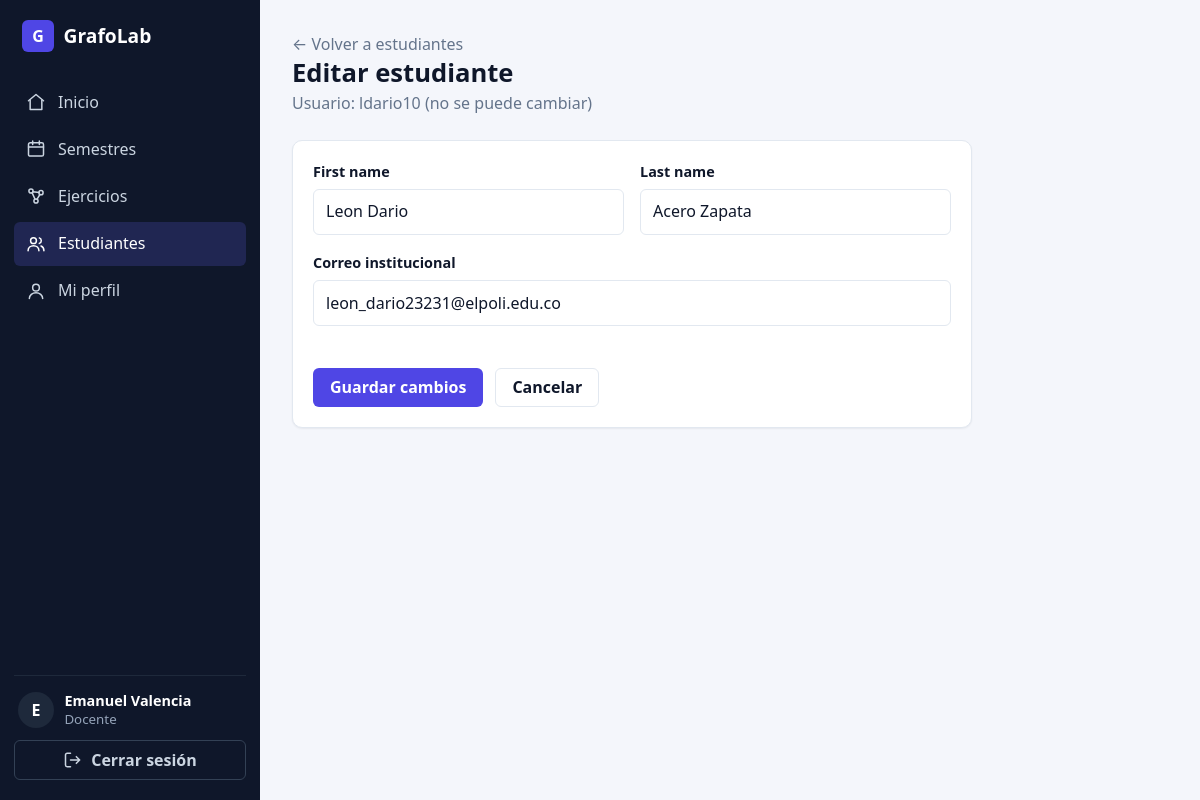
/users/students/4/edit/ (signed in), run on the app's committed database.
### apps/users/models.py (models this page shows, shortened)
class User(AbstractUser):
    class Role(models.TextChoices):
        ADMIN = "admin", "Administrador (docente)"
        STUDENT = "student", "Estudiante"
    role = models.CharField(max_length=10, choices=Role.choices, default=Role.STUDENT, db_column='id_role')
    @property
    def is_teacher(self):
        return self.role == self.Role.ADMIN

### apps/users/views.py (the view, shortened to what this page needs)
# urls.py: path("students/<int:pk>/edit/", views.StudentUpdateView.as_view(), name="student_update"),
class StudentUpdateView(StudentQuerysetMixin, UpdateView):
    form_class = ProfileForm
    template_name = "users/student_update.html"
    context_object_name = "student"
    success_url = reverse_lazy("users:student_list")

### apps/users/forms.py
class ProfileForm(InstitutionalEmailMixin, forms.ModelForm):
    email = forms.EmailField(required=True, label="Correo institucional")
    class Meta:
        model = User
        fields = ("first_name", "last_name", "email")

### apps/users/mixins.py (called while the page is built)
    def test_func(self):
        return self.request.user.is_teacher

### apps/users/views.py (called while the page is built)
    def get_queryset(self):
        return (User.objects.filter(role=User.Role.STUDENT).order_by("last_name", "first_name", "username"))

### apps/users/templates/users/student_update.html (shortened to what this page needs)
{% extends 'base.html' %}
{% block content %}
<div class="page-header">
  <div>
    <a href="{% url 'users:student_list' %}" class="text-muted">&larr; Volver a estudiantes</a>
    <h1 class="page-title">Editar estudiante</h1>
    <p class="page-subtitle">Usuario: {{ student.username }} (no se puede cambiar)</p>
  </div>
</div>
<div class="card card-narrow">
  <form method="post" class="form" novalidate>
    <div class="form-grid">
      {% include 'partials/form_field.html' with field=form.first_name %}
      {% include 'partials/form_field.html' with field=form.last_name %}
      {% include 'partials/form_field.html' with field=form.email full=True %}
    </div>
    <div class="form-actions">
      <button type="submit" class="btn btn-primary">Guardar cambios</button>
      <a href="{% url 'users:student_list' %}" class="btn btn-secondary">Cancelar</a>
    </div>
  </form>
</div>
{% endblock %}

### templates/partials/sidebar.html (shortened to what this page needs)
{% with ns=request.resolver_match.namespace|default:'' name=request.resolver_match.url_name|default:'' %}
<aside class="sidebar" id="sidebar" aria-label="Navegación principal">
  <a class="sidebar-brand" href="{% url 'core:dashboard' %}">
    <span class="brand-mark">G</span>
    <span>GrafoLab</span>
  </a>
  <nav class="sidebar-nav">
    <a href="{% url 'core:dashboard' %}"
       class="nav-link{% if ns == 'core' and name == 'dashboard' %} active{% endif %}">
      <svg class="icon" viewBox="0 0 24 24" aria-hidden="true"><path d="M3 10.5 12 3l9 7.5"/><path d="M5 9.5V21h14V9.5"/></svg>
      Inicio
    </a>
    {% if user.is_teacher %}
      <a href="{% url 'core:semester_list' %}"
         class="nav-link{% if ns == 'core' and 'semester' in name %} active{% endif %}">
        <svg class="icon" viewBox="0 0 24 24" aria-hidden="true"><rect x="3" y="4.5" width="18" height="16" rx="2"/><path d="M3 9.5h18M8 2.5v4M16 2.5v4"/></svg>
        Semestres
      </a>
      <a href="{% url 'modules:manage_list' %}"
         class="nav-link{% if ns == 'modules' and 'manage' in name %} active{% endif %}">
        <svg class="icon" viewBox="0 0 24 24" aria-hidden="true"><circle cx="6" cy="6" r="2.5"/><circle cx="18" cy="8" r="2.5"/><circle cx="12" cy="18" r="2.5"/><path d="M8.2 7l7.6.7M7.4 8.2l3.4 7.6M16.7 10.2l-3.6 5.9"/></svg>
        Ejercicios
      </a>
      <a href="{% url 'users:student_list' %}"
         class="nav-link{% if ns == 'users' and 'student' in name %} active{% endif %}">
        <svg class="icon" viewBox="0 0 24 24" aria-hidden="true"><circle cx="9" cy="8" r="3.5"/><path d="M2.5 20c0-3.6 2.9-6 6.5-6s6.5 2.4 6.5 6"/><path d="M16 4.7a3.5 3.5 0 0 1 0 6.6M18 14.3c2.2.7 3.5 2.6 3.5 5.7"/></svg>
        Estudiantes
      </a>
    {% endif %}
    <a href="{% url 'users:profile' %}"
       class="nav-link{% if ns == 'users' and 'profile' in name %} active{% endif %}">
      <svg class="icon" viewBox="0 0 24 24" aria-hidden="true"><circle cx="12" cy="8" r="4"/><path d="M4 21c0-4 3.6-7 8-7s8 3 8 7"/></svg>
      Mi perfil
    </a>
  </nav>
  <div class="sidebar-footer">
    <div class="user-box">
      <span class="avatar">{{ user.username|first|upper }}</span>
      <div class="user-info">
        <strong>{{ user.get_full_name|default:user.username }}</strong>
        <small>{% if user.is_teacher %}Docente{% else %}Estudiante{% endif %}</small>
      </div>
    </div>
    <form method="post" action="{% url 'users:signout' %}">
      <button type="submit" class="btn btn-ghost btn-block">
        <svg class="icon" viewBox="0 0 24 24" aria-hidden="true"><path d="M9 4H5a2 2 0 0 0-2 2v12a2 2 0 0 0 2 2h4M16 8l4 4-4 4M20 12H9"/></svg>
        Cerrar sesión
      </button>
    </form>
  </div>
</aside>
{% endwith %}

### templates/partials/form_field.html (shortened to what this page needs)
<div class="form-field{% if full %} form-field-full{% endif %}">
  <label for="{{ field.id_for_label }}">{{ field.label }}</label>
  {{ field }}
</div>

### data on the page
User: username|first "E", get_full_name "Emanuel Valencia"
User: username "ldario10", first_name "Leon Dario", last_name "Acero Zapata", email "leon_dario23231@elpoli.edu.co"

### other printed values
{{ field.label }} "First name Last name Correo institucional"
